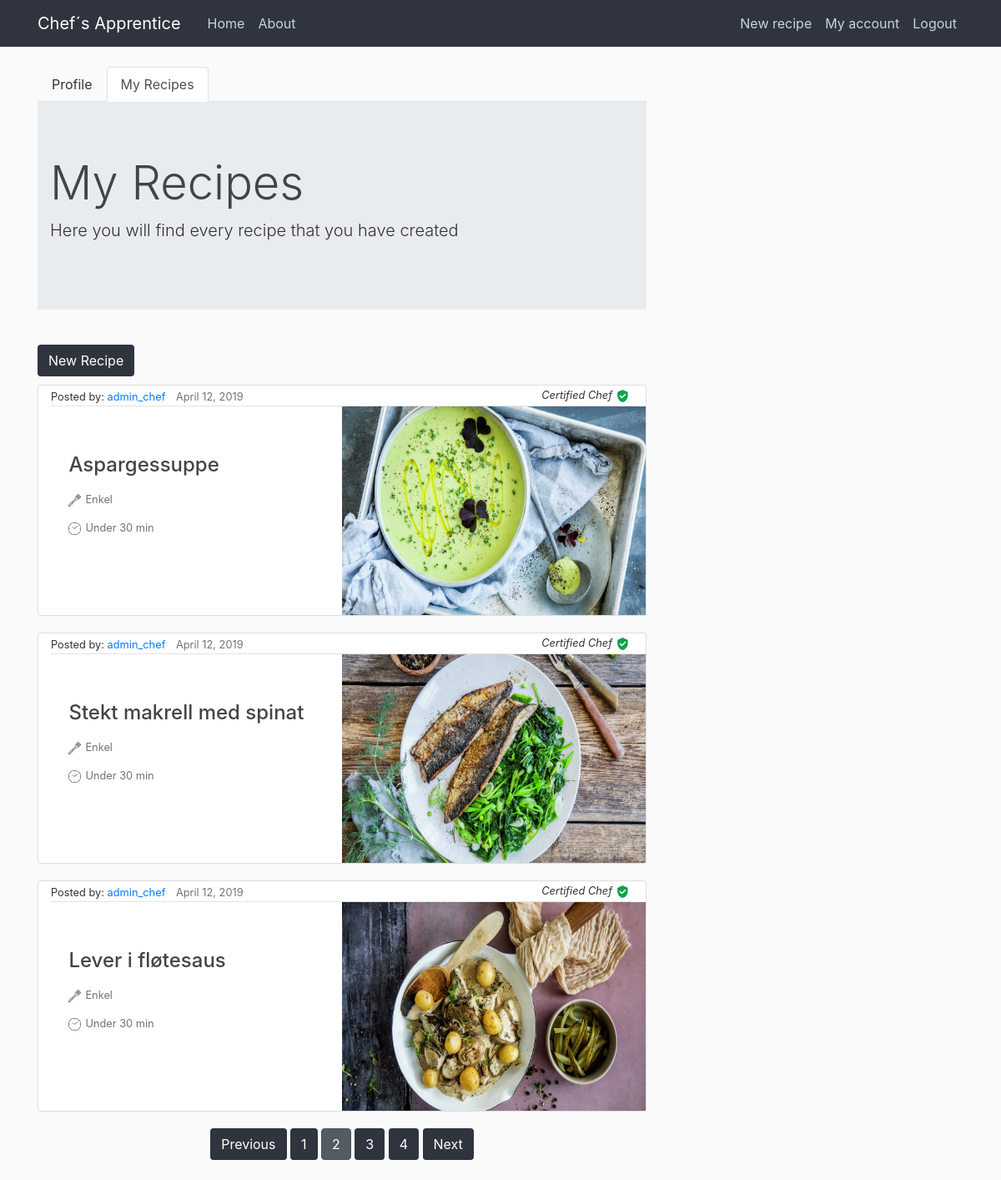
Page /myrecipes/?page=2 (signed in) on the committed database.
### chefs_apprentice/models.py (models this page shows, shortened)
class Recipe(models.Model):
    title = models.CharField(max_length=100)  # tenkt samme som tilhørende post
    ingredients = models.ManyToManyField(ChosenIngredient, blank=True, related_name='+')  # liste av ingrediensobjekter
    description = models.TextField()  # tenkt sammen med content i post
    date_posted = models.DateTimeField(
        default=timezone.now)  # DateTimeField(auto_now=True) ville satt datoen til akkurat nå
    author = models.ForeignKey(User,
                               on_delete=models.CASCADE)  # on_delete=models.CASCADE sier at hvis brukeren blir slettet vil postene også bli slettet
    image = models.ImageField(default='default.jpg', upload_to='food_pics')
    visible = models.BooleanField(default=True)
    NIVA = (
        ('E', 'Enkel'),
        ('M', 'Middels'),
        ('V', 'Vanskelig'),
    )
    TID = (
        ('L', 'Under 30 min'),
        ('M', 'Ca. 30-60 min'),
        ('S', 'Over 1 time'),
    )
    tid = models.CharField(default='L', max_length=1, choices=TID)
    niva = models.CharField(default='E', max_length=1, choices=NIVA)

### chefs_apprentice/views.py (the view)
# urls.py: path('myrecipes/', views.myrecipes, name="myrecipes"),
def myrecipes(request):
    queryset = Recipe.objects.all().order_by("-date_posted")  # sorter etter sist opprettet
    paginator = Paginator(queryset, 3)  # Show 3 contacts per page
    page = request.GET.get('page')  # pagination hvis det er flere sider
    queryset = paginator.get_page(page)
    context = {
        'recipies': queryset
    }
    return render(request, 'chefs_apprentice/myrecipes.html', context)

### chefs_apprentice/templates/chefs_apprentice/myrecipes.html (shortened to what this page needs)
{% extends "chefs_apprentice/base.html" %}
{% block content%}
<ul class="nav nav-tabs">
  <li class="nav-item"><a class="nav-link" href="{%url 'profile' %}">Profile</a></li>
  <li class="nav-item"><a class="nav-link active"  href="#">My Recipes</a></li>
</ul>
<div class="jumbotron jumbotron-fluid">
  <div class="container">
    <h1 class="display-4">My Recipes</h1>
    <p class="lead">Here you will find every recipe that you have created</p>
  </div>
</div>
<a id="new-recipe" class="btn btn-mr-sm-2" href="{% url 'recipe-create' %}">New Recipe</a>
  {% for recipe in recipies %}
    {% if request.user == recipe.author %}
      <article class="media recipe-section">
        <div class="container">
          <div class="article-metadata">
            <small>Posted by: <a class="mr-2" href="profile">{{ recipe.author }}</a></small>
            <small class="text-muted">{{ recipe.date_posted|date:"F d, Y" }}</small>
            <small class="certification">{% if recipe.author.is_staff %}<i>Certified Chef</i><img class="verified" id="certified" src="../static/chefs_apprentice/verified.png" alt="#">{% endif %}</small>
          </div>
          <div class="row">
            <div class="col-sm pt-5">
                <h2><a class="article-title" href="{%url 'view_recipe' recipetitle=recipe.title pk=recipe.pk%}">{{ recipe.title }}</a></h2>
                <small class="article-content text-muted"><img class="verified" src="../static/chefs_apprentice/spatula.png" alt="#">Enkel</small>
                <small class="article-content text-muted"><img class="verified" src="../static/chefs_apprentice/time.png" alt="#">Under 30 min</small>
            </div>
            <div class="col-sm">
              <img class="food_image" src="{{ recipe.image.url }}" alt="#">
            </div>
          </div>
        </div>
      </article>
    {% endif %}
  {% endfor  %}
  <div class="pagination">
    <span class="step-links">
        {% if recipies.has_previous %}
            <a class="btn btn-rounded-info mb-4" href="?page={{ recipies.previous_page_number }}&q={{ request.GET.q }}">Previous</a>
        {% endif %}
        {% for num in recipies.paginator.page_range %}
          {% if recipies.number == num %}
            <a class="btn btn-secondary active mb-4" href="?page={{ num }}&q={{ request.GET.q }}">{{ num }}</a>
          {% elif num > recipies.number|add:'-3' and num < recipies.number|add:'3' %}
            <a class="btn btn-rounded-info mb-4" href="?page={{ num }}">{{ num }}</a>
          {% endif %}
        {% endfor %}
        {% if recipies.has_next %}
            <a class="btn btn-rounded-info mb-4" href="?page={{ recipies.next_page_number }}&q={{ request.GET.q }}">Next</a>
        {% endif %}
    </span>
</div>
{% endblock content %}

### chefs_apprentice/static/chefs_apprentice/main.css (style rules this page uses)
body { background: #fafafa; color: #333333; margin-top: 5rem; }
h1, h2, h3, h4, h5, h6 { color: #444444; }
ul { margin: 0; }
.recipe-section { background: #ffffff; padding: 0; border: 1px solid #dddddd; border-radius: 3px; margin-bottom: 20px; }
.article-title { color: #444444; font-size: 1.5rem; justify-content: center; margin-left: 10%; margin-right: 10px; text-align: justify; }
.col-sm { margin: 0; padding: 0; }
.article-content { white-space: pre-line; display: block; justify-content: center; margin: 15px 10%; margin-left: 10%; }
.article-metadata { padding-bottom: 0; margin-bottom: 0; border-bottom: 1px solid #e3e3e3 }
.btn { background-color: #2F343F; color: white; }
.food_image { height: 250px; width: 100%; float: right; padding: 0; margin: 0; }
.certification { float: right; margin-top: 2px; }
#certified { margin-left: 5px; }
.nav-link { color: #2F343F; }
.verified { height: 15px; width: 15px; margin-right: 5px; }
#new-recipe { margin: 10px 10px 10px 0; }
.step-links { margin: auto; }

### rows in the picture
Recipe: author "admin_chef", date_posted "April 12, 2019", title "Aspargessuppe", image (picture)
Recipe: author "admin_chef", date_posted "April 12, 2019", title "Stekt makrell med spinat", image (picture)
Recipe: author "admin_chef", date_posted "April 12, 2019", title "Lever i fløtesaus", image (picture)

### other values in the picture
{{ num }} "1" "3" "4"
{{ num }} "2"
